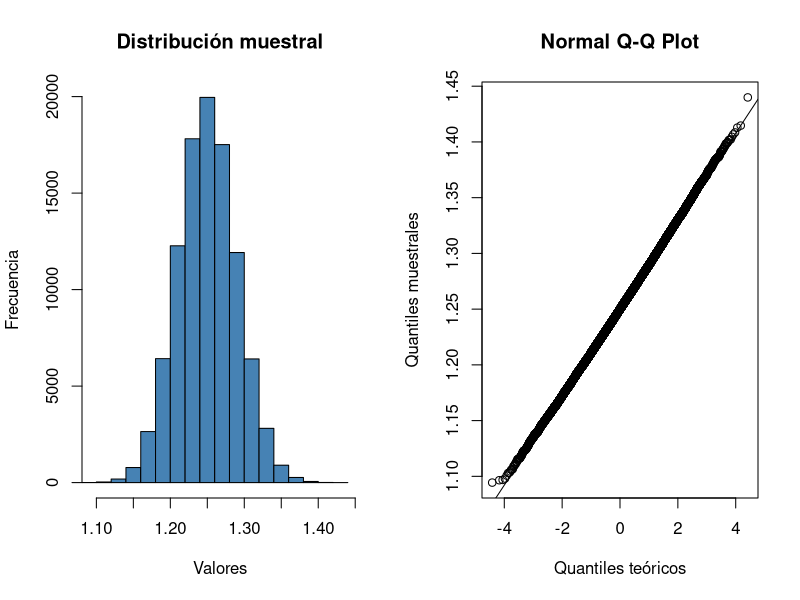
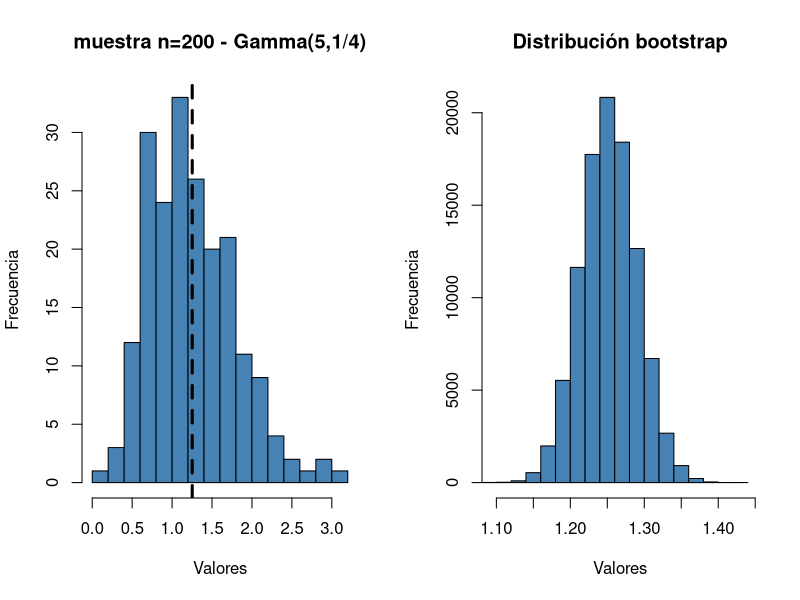
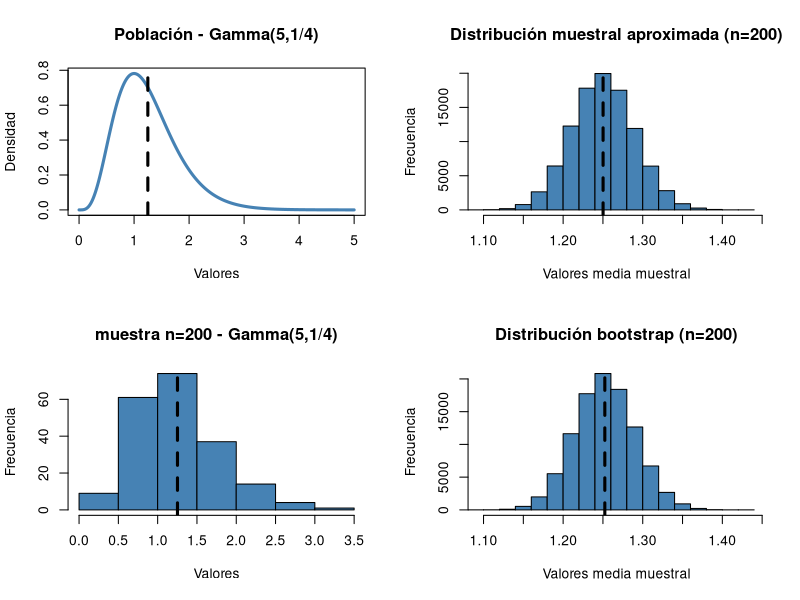
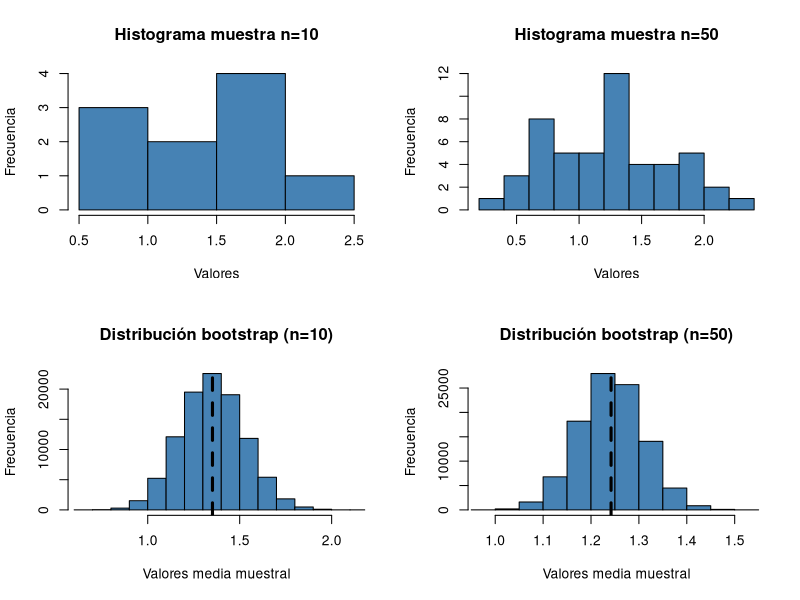

Write R code to recreate these figures, in order.
## ---- chunk 1
knitr::opts_chunk$set(echo = FALSE,message=FALSE,comment="",warning=FALSE)
## ---- chunk 2

set.seed(136912)
n <- numeric(10^5)
for(i in 1:length(n)){
  
  n[i] <- mean(rgamma(200, shape = 5, scale = 1/4))
}


## ---- chunk 3
par(mfrow=(c(1,2)))
hist(n,  xlim = range(n),
    main = "Distribución muestral", 
      xlab = "Valores",ylab="Frecuencia",col="steelblue")

qqnorm(n,xlab = "Quantiles teóricos",ylab="Quantiles muestrales")
qqline(n)

## ---- chunk 4
require(knitr)
kable(cbind(c(paste(names(summary(n)),"    ",sep=""),
              "Var    "),round(c(as.vector(summary(n)),var(n)),4)))
## ---- chunk 5
set.seed(1517)
sample200 <- rgamma(200, shape = 5, scale = 1/4)
hist(sample200, 
    main = "muestra n=200 - Gamma(5,1/4)",
      xlab = "Valores",ylab="Frecuencia",col="steelblue",breaks=12)
abline(v=mean(sample200),lwd=3,lty=2)

out1 <- round(c(mean(sample200),sd(sample200)),3)
names(out1) <- c("Mean  ","SD  ")
kable(out1)
## ---- chunk 6
M <- 10^5
boot200 <- numeric(M)
for (i in 1:M) {
  x <- sample(x = sample200,size = 200,replace=T)
  boot200[i] <- mean(x)  ## valor estadístico muestral para cada m_i
  
}
hist(boot200,  xlim = range(n),
    main = "Distribución bootstrap", 
      xlab = "Valores",ylab="Frecuencia",col="steelblue")

out1 <- round(c(mean(boot200),sd(boot200)),3)
names(out1) <- c("Bootstrap mean  ","Standard error  ")
kable(out1)


## ---- chunk 7
table_out <- data.frame(Mean=round(c(5*(1/4),mean(n),mean(sample200),mean(boot200)),4),
                        SD =round(
                          c(sqrt(5*(1/4)^2),sd(n),sd(sample200),sd(boot200)),4))

rownames(table_out) <- c("Población","Distribución muestral aproximada de la media (n=200)",
                         "Muestra n=200","Distribución bootstrap (remuestras con n=200)")

kable(table_out)
## ---- chunk 8
par(mfrow=c(2,2))

x   <- seq(0,5,length=1000)
y   <- dgamma(x,shape = 5,scale = 1/4)
plot(x,y,type="l",lwd=3,col="steelblue",
     ylab="Densidad",xlab="Valores",main="Población - Gamma(5,1/4)")
abline(v=5*(1/4),lwd=3,lty=2)

hist(n,  xlim = range(n),
    main = "Distribución muestral aproximada (n=200)", 
      xlab = "Valores media muestral",ylab="Frecuencia",col="steelblue")
abline(v=mean(n),lwd=3,lty=2)

hist(sample200, 
    main = "muestra n=200 - Gamma(5,1/4)",
      xlab = "Valores",ylab="Frecuencia",col="steelblue",breaks=10)
abline(v=mean(sample200),lwd=3,lty=2)

hist(boot200,  xlim = range(n),
    main = "Distribución bootstrap (n=200)", 
      xlab = "Valores media muestral",ylab="Frecuencia",col="steelblue")
abline(v=mean(boot200),lwd=3,lty=2)


## ---- chunk 9

set.seed(5050)
sample50 <- rgamma(50, shape = 5, scale = 1/4)
M <- 10^5
boot50 <- numeric(M)
for (i in 1:M) {
  x <- sample(x = sample50,size = 50,replace=T)
  boot50[i] <- mean(x)  ## valor estadístico muestral para cada m_i
  
}

set.seed(1010)
sample10 <- rgamma(10, shape = 5, scale = 1/4)
boot10 <- numeric(M)
for (i in 1:M) {
  x <- sample(x = sample10,size = 10,replace=T)
  boot10[i] <- mean(x)  ## valor estadístico muestral para cada m_i
  
}


par(mfrow=c(2,2))

hist(sample10,breaks=5,main="Histograma muestra n=10",
     xlab="Valores",ylab="Frecuencia",col="steelblue")


hist(sample50,breaks=12,main="Histograma muestra n=50",
     xlab="Valores",ylab="Frecuencia",col="steelblue")

hist(boot10,  xlim = range(boot10),
    main = "Distribución bootstrap (n=10)", 
      xlab = "Valores media muestral",ylab="Frecuencia",col="steelblue")
abline(v=mean(boot10),lwd=3,lty=2)

hist(boot50,  xlim = range(boot50),
    main = "Distribución bootstrap (n=50)", 
      xlab = "Valores media muestral",ylab="Frecuencia",col="steelblue")
abline(v=mean(boot50),lwd=3,lty=2)

cat("--------boot10--------")
cat("Mean =",mean(boot10))
cat("Intervalo para la media muestral")
quantile(boot10,c(0.025,0.975))

cat("--------boot50--------")
cat("Mean =",mean(boot50))
cat("Intervalo para la media muestral")
quantile(boot50,c(0.025,0.975))

cat("--------boot200--------")
cat("Mean =",mean(boot200))
cat("Intervalo para la media muestral")
quantile(boot200,c(0.025,0.975))




